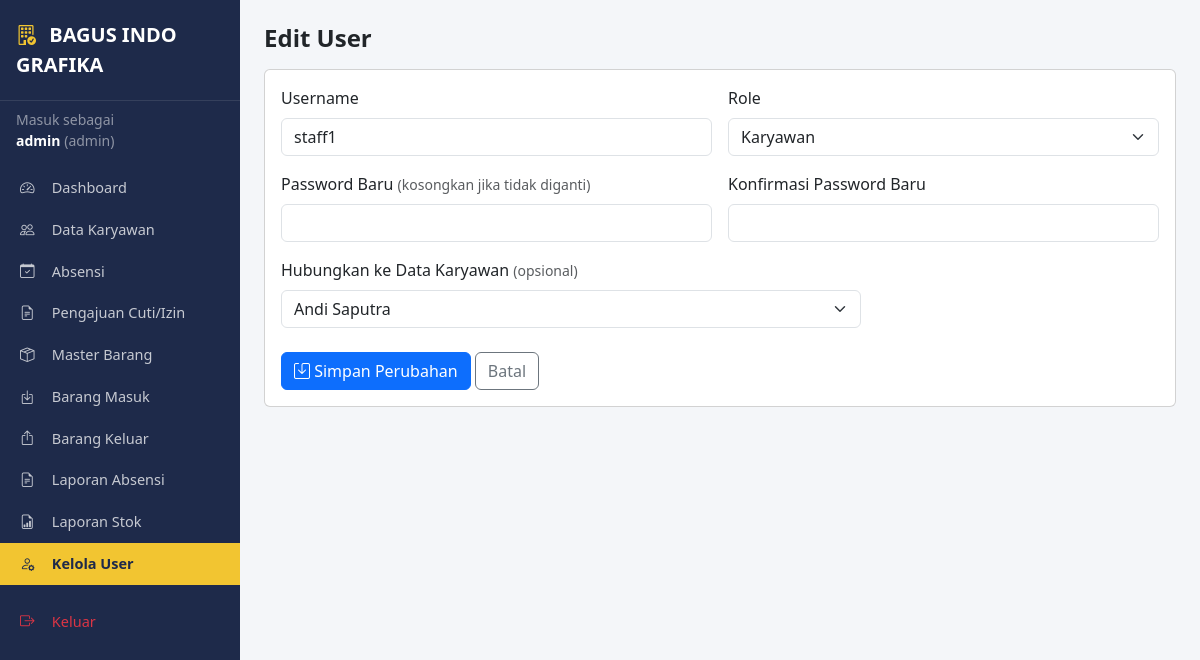
The page /user/edit.php?id=2 (signed in) on the database its author committed.
### tables this page shows
CREATE TABLE users (
  id_user     INT AUTO_INCREMENT PRIMARY KEY,
  id_karyawan INT NULL,
  username    VARCHAR(50) NOT NULL UNIQUE,
  password    VARCHAR(255) NOT NULL,
  role        ENUM('admin','karyawan') NOT NULL DEFAULT 'karyawan',
  created_at  TIMESTAMP DEFAULT CURRENT_TIMESTAMP,
  CONSTRAINT fk_user_karyawan FOREIGN KEY (id_karyawan)
      REFERENCES karyawan(id_karyawan) ON DELETE SET NULL
);

CREATE TABLE karyawan (
  id_karyawan   INT AUTO_INCREMENT PRIMARY KEY,
  nama_karyawan VARCHAR(100) NOT NULL,
  jabatan       VARCHAR(50)  DEFAULT '-',
  no_hp         VARCHAR(20)  DEFAULT NULL,
  alamat        TEXT         DEFAULT NULL,
  status        ENUM('Aktif','Non Aktif') NOT NULL DEFAULT 'Aktif',
  created_at    TIMESTAMP DEFAULT CURRENT_TIMESTAMP
);

### user/edit.php (the view, shortened to what this page needs)
<?php
require_once '../config/koneksi.php';
$id = intval($_GET['id'] ?? 0);
$stmt = mysqli_prepare($koneksi, "SELECT * FROM users WHERE id_user = ?");
mysqli_stmt_bind_param($stmt, 'i', $id);
mysqli_stmt_execute($stmt);
$user = mysqli_stmt_get_result($stmt)->fetch_assoc();
$karyawan = mysqli_query($koneksi, "SELECT * FROM karyawan WHERE status='Aktif' ORDER BY nama_karyawan ASC");
include '../includes/header.php';
include '../includes/sidebar.php';
?>
<main class="content p-4">
  <h4 class="fw-bold mb-3">Edit User</h4>
  <div class="card">
    <div class="card-body">
      <form method="POST">
        <div class="row g-3">
          <div class="col-md-6">
            <label class="form-label">Username</label>
            <input type="text" name="username" class="form-control" required value="<?= htmlspecialchars($user['username']) ?>">
          </div>
          <div class="col-md-6">
            <label class="form-label">Role</label>
            <select name="role" class="form-select">
              <option value="karyawan" <?= $user['role']=='karyawan'?'selected':'' ?>>Karyawan</option>
            </select>
          </div>
          <div class="col-md-6">
            <label class="form-label">Password Baru <small class="text-muted">(kosongkan jika tidak diganti)</small></label>
            <input type="password" name="password" class="form-control" minlength="6">
          </div>
          <div class="col-md-6">
            <label class="form-label">Konfirmasi Password Baru</label>
            <input type="password" name="konfirmasi_password" class="form-control" minlength="6">
          </div>
          <div class="col-md-8">
            <label class="form-label">Hubungkan ke Data Karyawan <small class="text-muted">(opsional)</small></label>
            <select name="id_karyawan" class="form-select">
              <?php while ($k = mysqli_fetch_assoc($karyawan)): ?>
                <option value="<?= $k['id_karyawan'] ?>" <?= $user['id_karyawan']==$k['id_karyawan']?'selected':'' ?>>
                  <?= htmlspecialchars($k['nama_karyawan']) ?>
                </option>
              <?php endwhile; ?>
            </select>
          </div>
        </div>
        <div class="mt-4">
          <button type="submit" class="btn btn-primary"><i class="bi bi-save"></i> Simpan Perubahan</button>
          <a href="index.php" class="btn btn-outline-secondary">Batal</a>
        </div>
      </form>
    </div>
  </div>
<?php include '../includes/footer.php'; ?>

### assets/css/style.css (style rules this page uses)
body { background-color: #f4f6f9; font-family: 'Segoe UI', Arial, sans-serif; }
.content { flex: 1; width: 100%; max-width: calc(100% - 240px); }

### rows shown on the page
users: username "staff1", role "Karyawan", id_karyawan "Andi Saputra"

### other values the page prints
$_SESSION['nama'] "admin"
$_SESSION['role'] "admin"
